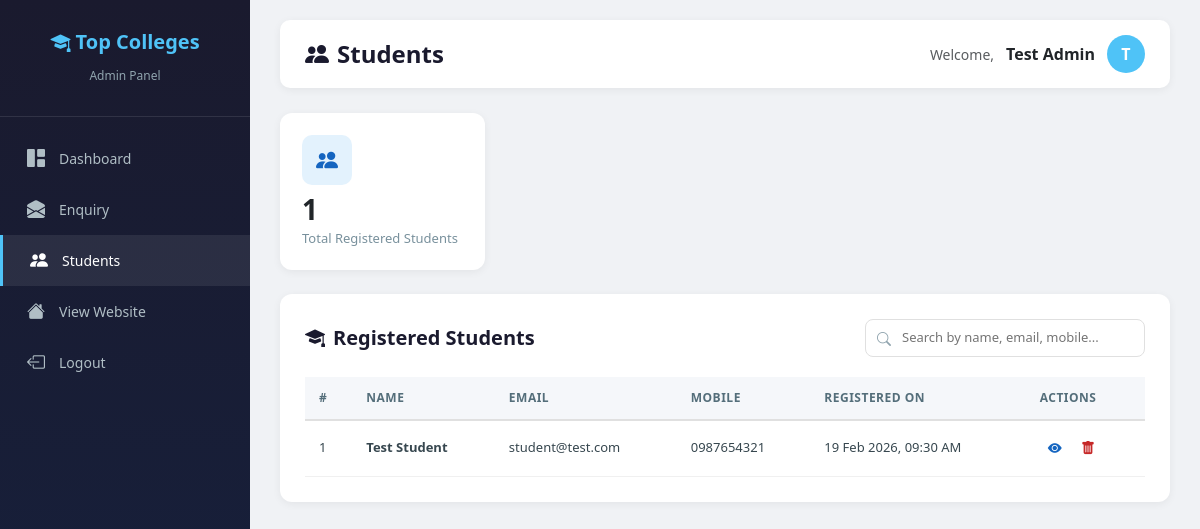
The app's page /admin/students.php (signed in) with its own data.
### tables this page shows
CREATE TABLE IF NOT EXISTS `students` (
  `id` int(11) NOT NULL AUTO_INCREMENT,
  `name` varchar(255) NOT NULL,
  `mobile` varchar(20) NOT NULL,
  `email` varchar(255) NOT NULL,
  `password` varchar(255) NOT NULL,
  `created_at` timestamp NOT NULL DEFAULT CURRENT_TIMESTAMP,
  `updated_at` timestamp NOT NULL DEFAULT CURRENT_TIMESTAMP ON UPDATE CURRENT_TIMESTAMP,
  PRIMARY KEY (`id`),
  UNIQUE KEY `unique_email` (`email`)
);

### admin/students.php (the view, shortened to what this page needs)
<?php
include "../config/database.php";
$stmt = $conn->query("SELECT * FROM students ORDER BY created_at DESC");
$students = $stmt->fetchAll(PDO::FETCH_ASSOC);
$totalStudents = count($students);
?>
<!DOCTYPE html>
<html lang="en">
<head>
    <link rel="stylesheet" href="https://cdn.jsdelivr.net/npm/bootstrap@5.3.2/dist/css/bootstrap.min.css">
    <link rel="stylesheet" href="https://cdn.jsdelivr.net/npm/bootstrap-icons@1.11.1/font/bootstrap-icons.css">
    <link rel="stylesheet" href="styles.css">
</head>
<body>
    <div class="sidebar">
        <div class="brand">
            <h3><i class="bi bi-mortarboard-fill"></i> Top Colleges</h3>
            <small>Admin Panel</small>
        </div>
        <nav class="mt-3">
            <a href="dashboard.php" class="nav-link">
                <i class="bi bi-grid-1x2-fill"></i> Dashboard
            </a>
            <a href="enquiry.php" class="nav-link">
                <i class="bi bi-envelope-open-fill"></i> Enquiry
            </a>
            <a href="students.php" class="nav-link active">
                <i class="bi bi-people-fill"></i> Students
            </a>
            <a href="../index.php" class="nav-link">
                <i class="bi bi-house-fill"></i> View Website
            </a>
            <a href="../logout.php" class="nav-link">
                <i class="bi bi-box-arrow-left"></i> Logout
            </a>
        </nav>
    </div>
    <div class="main-content">
        <div class="top-bar">
            <h4><i class="bi bi-people-fill me-2"></i>Students</h4>
            <div class="admin-info">
                <span class="text-muted" style="font-size:14px;">Welcome,</span>
                <strong><?php echo htmlspecialchars($_SESSION['user']); ?></strong>
                <div class="avatar"><?php echo strtoupper(substr($_SESSION['user'], 0, 1)); ?></div>
            </div>
        </div>
        <div class="row g-4 mb-4">
            <div class="col-xl-3 col-md-6">
                <div class="stat-card">
                    <div class="icon-box bg-primary-soft"><i class="bi bi-people-fill"></i></div>
                    <h2><?php echo $totalStudents; ?></h2>
                    <p>Total Registered Students</p>
                </div>
            </div>
        </div>
        <div class="table-card">
            <div class="card-header-custom">
                <h5><i class="bi bi-mortarboard-fill me-2"></i>Registered Students</h5>
                <div class="search-box">
                    <i class="bi bi-search"></i>
                    <input type="text" id="studentSearchInput" placeholder="Search by name, email, mobile...">
                </div>
            </div>
            <?php if ($totalStudents > 0): ?>
                <div class="table-responsive">
                    <table class="app-table" id="studentTable">
                        <thead>
                            <tr>
                                <th>#</th>
                                <th>Name</th>
                                <th>Email</th>
                                <th>Mobile</th>
                                <th>Registered On</th>
                                <th>Actions</th>
                            </tr>
                        </thead>
                        <tbody>
                            <?php foreach ($students as $i => $stu): ?>
                                <tr id="stu-row-<?php echo $stu['id']; ?>">
                                    <td><?php echo $i + 1; ?></td>
                                    <td><strong><?php echo htmlspecialchars($stu['name']); ?></strong></td>
                                    <td><?php echo htmlspecialchars($stu['email']); ?></td>
                                    <td><?php echo htmlspecialchars($stu['mobile']); ?></td>
                                    <td><?php echo date('d M Y, h:i A', strtotime($stu['created_at'])); ?></td>
                                    <td>
                                        <button class="btn-action btn-view" title="View Details"
                                            onclick='viewStudent(<?php echo json_encode($stu); ?>)'>
                                            <i class="bi bi-eye-fill"></i>
                                        </button>
                                        <button class="btn-action btn-delete" title="Delete"
                                            onclick="deleteStudent(<?php echo $stu['id']; ?>)">
                                            <i class="bi bi-trash-fill"></i>
                                        </button>
                                    </td>
                                </tr>
                            <?php endforeach; ?>
                        </tbody>
                    </table>
                </div>
            <?php endif; ?>
        </div>
    </div>
</body>
</html>

### admin/styles.css (style rules this page uses)
* { margin: 0; padding: 0; box-sizing: border-box; }
body { font-family: 'Segoe UI', Tahoma, Geneva, Verdana, sans-serif; background: #f0f2f5; min-height: 100vh; }
.sidebar { position: fixed; top: 0; left: 0; width: 250px; height: 100vh; background: linear-gradient(180deg, #1a1a2e 0%, #16213e 100%); color: #fff; padding: 20px 0; z-index: 1000; overflow-y: auto; }
.sidebar .brand { padding: 10px 20px 30px; text-align: center; border-bottom: 1px solid rgba(255,255,255,0.1); }
.sidebar .brand h3 { font-size: 20px; font-weight: 700; color: #4fc3f7; }
.sidebar .brand small { color: #90a4ae; font-size: 12px; }
.sidebar .nav-link { color: #b0bec5; padding: 12px 25px; display: flex; align-items: center; gap: 12px; transition: all 0.3s; font-size: 14px; text-decoration: none; }
.sidebar .nav-link:hover, .sidebar .nav-link.active { color: #fff; background: rgba(255,255,255,0.08); border-left: 3px solid #4fc3f7; }
.sidebar .nav-link i { font-size: 18px; width: 22px; text-align: center; }
.main-content { margin-left: 250px; padding: 20px 30px; }
.top-bar { display: flex; justify-content: space-between; align-items: center; background: #fff; padding: 15px 25px; border-radius: 10px; box-shadow: 0 2px 8px rgba(0,0,0,0.06); margin-bottom: 25px; }
.top-bar h4 { margin: 0; font-weight: 600; color: #1a1a2e; }
.top-bar .admin-info { display: flex; align-items: center; gap: 12px; }
.top-bar .admin-info .avatar { width: 38px; height: 38px; border-radius: 50%; background: #4fc3f7; display: flex; align-items: center; justify-content: center; color: #fff; font-weight: 700; }
.stat-card { background: #fff; border-radius: 12px; padding: 22px; box-shadow: 0 2px 8px rgba(0,0,0,0.06); transition: transform 0.2s; }
.stat-card .icon-box { width: 50px; height: 50px; border-radius: 10px; display: flex; align-items: center; justify-content: center; font-size: 22px; }
.stat-card h2 { font-size: 28px; font-weight: 700; margin: 8px 0 2px; }
.stat-card p { font-size: 13px; color: #78909c; margin: 0; }
.bg-primary-soft { background: #e3f2fd; color: #1565c0; }
.table-card { background: #fff; border-radius: 12px; padding: 25px; box-shadow: 0 2px 8px rgba(0,0,0,0.06); }
.table-card .card-header-custom { display: flex; justify-content: space-between; align-items: center; margin-bottom: 20px; flex-wrap: wrap; gap: 10px; }
.table-card .card-header-custom h5 { font-weight: 600; color: #1a1a2e; margin: 0; }
.search-box { position: relative; width: 280px; }
.search-box input { width: 100%; padding: 8px 12px 8px 36px; border: 1px solid #e0e0e0; border-radius: 8px; font-size: 13px; outline: none; transition: border 0.3s; }
.search-box i { position: absolute; left: 12px; top: 50%; transform: translateY(-50%); color: #90a4ae; font-size: 14px; }
.table-responsive { overflow-x: auto; }
.app-table { width: 100%; border-collapse: collapse; font-size: 13px; }
.app-table thead th { background: #f5f7fa; padding: 12px 14px; text-align: left; font-weight: 600; color: #546e7a; font-size: 12px; text-transform: uppercase; letter-spacing: 0.5px; border-bottom: 2px solid #e0e0e0; white-space: nowrap; }
.app-table tbody td { padding: 12px 14px; border-bottom: 1px solid #f0f0f0; color: #37474f; vertical-align: middle; }
.btn-action { border: none; padding: 5px 8px; border-radius: 6px; cursor: pointer; font-size: 14px; transition: all 0.2s; background: transparent; }
.btn-action.btn-view { color: #1565c0; }
.btn-action.btn-delete { color: #c62828; }

### records on screen
students: name "Test Student", email "student@test.com", mobile "0987654321", created_at "19 Feb 2026, 09:30 AM"

### other values on screen
$_SESSION['user'] "Test Admin"
substr($_SESSION['user'], 0, 1) "T"
$totalStudents "1"
